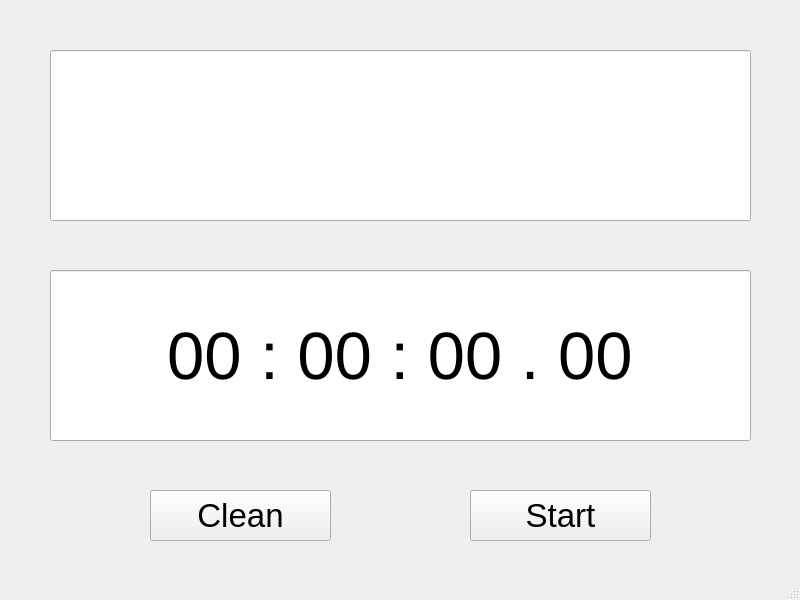
<?xml version="1.0" encoding="UTF-8"?>
<ui version="4.0">
 <class>MainWindow</class>
 <widget class="QMainWindow" name="MainWindow">
  <property name="geometry">
   <rect>
    <x>0</x>
    <y>0</y>
    <width>800</width>
    <height>600</height>
   </rect>
  </property>
  <property name="windowTitle">
   <string>CountDown</string>
  </property>
  <widget class="QWidget" name="centralwidget">
   <widget class="QLineEdit" name="input">
    <property name="geometry">
     <rect>
      <x>50</x>
      <y>50</y>
      <width>701</width>
      <height>171</height>
     </rect>
    </property>
    <property name="font">
     <font>
      <pointsize>50</pointsize>
     </font>
    </property>
    <property name="text">
     <string/>
    </property>
    <property name="alignment">
     <set>Qt::AlignCenter</set>
    </property>
   </widget>
   <widget class="QLineEdit" name="tim">
    <property name="geometry">
     <rect>
      <x>50</x>
      <y>270</y>
      <width>701</width>
      <height>171</height>
     </rect>
    </property>
    <property name="font">
     <font>
      <pointsize>50</pointsize>
     </font>
    </property>
    <property name="text">
     <string>00 : 00 : 00 . 00</string>
    </property>
    <property name="alignment">
     <set>Qt::AlignCenter</set>
    </property>
   </widget>
   <widget class="QPushButton" name="cl">
    <property name="geometry">
     <rect>
      <x>150</x>
      <y>490</y>
      <width>181</width>
      <height>51</height>
     </rect>
    </property>
    <property name="font">
     <font>
      <pointsize>25</pointsize>
     </font>
    </property>
    <property name="text">
     <string>Clean</string>
    </property>
   </widget>
   <widget class="QPushButton" name="ss">
    <property name="geometry">
     <rect>
      <x>470</x>
      <y>490</y>
      <width>181</width>
      <height>51</height>
     </rect>
    </property>
    <property name="font">
     <font>
      <pointsize>25</pointsize>
     </font>
    </property>
    <property name="text">
     <string>Start</string>
    </property>
   </widget>
  </widget>
  <widget class="QMenuBar" name="menubar">
   <property name="geometry">
    <rect>
     <x>0</x>
     <y>0</y>
     <width>800</width>
     <height>25</height>
    </rect>
   </property>
  </widget>
  <widget class="QStatusBar" name="statusbar"/>
 </widget>
 <resources/>
 <connections/>
</ui>
